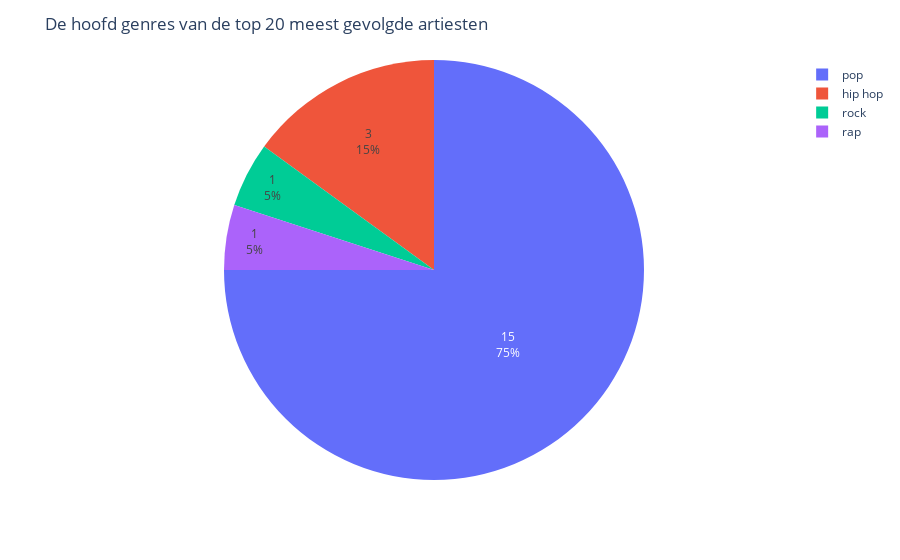

The cell this chart's notebook holds for it:
### Markdown cell above
Een pie plot waarbij het hoofd genre wordt weergeven dan de artiesten.

### Code cell
df_artists['main_genre'] = None
df_artists['main_genre'] = df_artists.apply(lambda artist: "hip hop" if "hip hop" in artist['genres'] and artist['main_genre'] is None else artist['main_genre'], axis=1)
df_artists['main_genre'] = df_artists.apply(lambda artist: "hip hop" if "reggaeton" in artist['genres'] and artist['main_genre'] is None else artist['main_genre'], axis=1)
df_artists['main_genre'] = df_artists.apply(lambda artist: "pop" if "pop" in artist['genres'] and artist['main_genre'] is None else artist['main_genre'], axis=1)
df_artists['main_genre'] = df_artists.apply(lambda artist: "pop" if "k-pop" in artist['genres'] and artist['main_genre'] is None else artist['main_genre'], axis=1)
df_artists['main_genre'] = df_artists.apply(lambda artist: "pop" if "desi pop" in artist['genres'] and artist['main_genre'] is None else artist['main_genre'], axis=1)
df_artists['main_genre'] = df_artists.apply(lambda artist: "rap" if "rap" in artist['genres'] and artist['main_genre'] is None else artist['main_genre'], axis=1)
df_artists['main_genre'] = df_artists.apply(lambda artist: "rock" if "rock" in artist['genres'] and artist['main_genre'] is None else artist['main_genre'], axis=1)

df_artist_main_genre = df_artists['main_genre'].value_counts()
fig = px.pie(df_artist_main_genre,
             values='main_genre',
             names=df_artist_main_genre.index)
fig.update_layout(title="De hoofd genres van de top 20 meest gevolgde artiesten")
fig.update_traces(textposition='inside',
                  textinfo='value+percent')
fig.show()

### Figure 1 — Plotly figure (JSON) as saved in the notebook; plotly's stock layout.template omitted (floating-point values rounded to 4 significant figures)
{"data": [{"domain": {"x": [0.0, 1.0], "y": [0.0, 1.0]}, "hovertemplate": "index=%{label}<br>main_genre=%{value}<extra></extra>", "labels": ["pop", "hip hop", "rock", "rap"], "legendgroup": "", "name": "", "showlegend": true, "textinfo": "value+percent", "textposition": "inside", "type": "pie", "values": [15, 3, 1, 1]}], "layout": {"legend": {"tracegroupgap": 0}, "margin": {"t": 60}, "title": {"text": "De hoofd genres van de top 20 meest gevolgde artiesten"}}}
